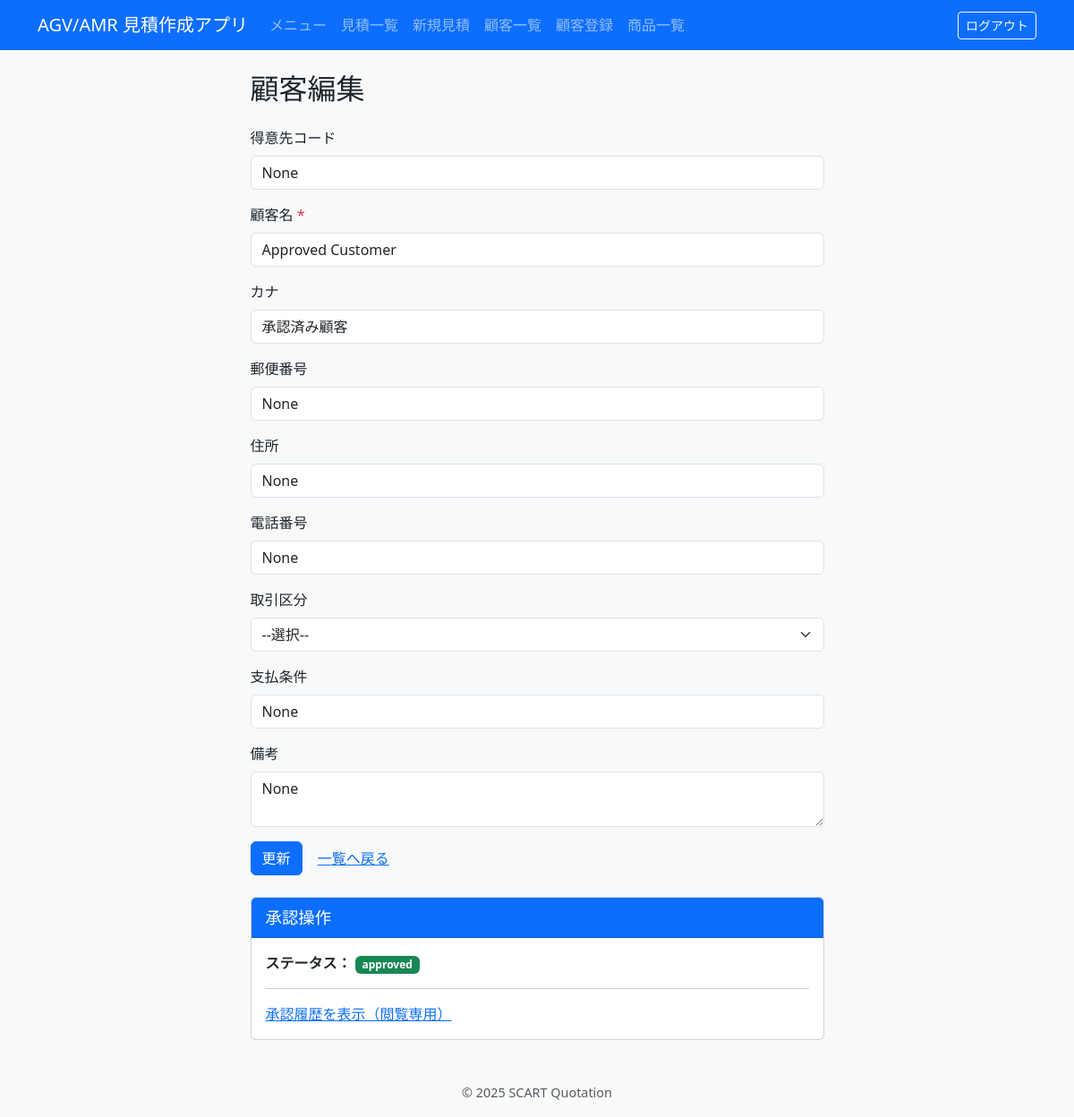
Page /customers/1/edit (signed in) on the committed database.
### app/models/customer.py (models this page shows, shortened)
class Customer(db.Model):
    __tablename__ = 'customers'
    id = db.Column(db.Integer, primary_key=True)
    customer_code = db.Column(db.String(50))  # 得意先コード（自由入力）
    name = db.Column(db.String(255), unique=True, nullable=False)
    name_kana = db.Column(db.String(255))
    postal_code = db.Column(db.String(20))    # 郵便番号
    address = db.Column(db.String(255))
    phone = db.Column(db.String(50))
    transaction_type = db.Column(db.String(50))  # 取引区分（旧）
    payment_terms = db.Column(db.String(100))    # 支払条件（旧）
    transaction_type_id = db.Column(db.Integer, db.ForeignKey('transaction_types.id'), nullable=True)
    payment_term_id = db.Column(db.Integer, db.ForeignKey('payment_terms.id'), nullable=True)
    note = db.Column(db.Text)
    created_at = db.Column(db.DateTime, default=datetime.utcnow)
    updated_at = db.Column(db.DateTime, default=datetime.utcnow, onupdate=datetime.utcnow)
    contact_name = db.Column(db.String(255))
    email = db.Column(db.String(255))
    status = db.Column(db.String(20), nullable=False, default="approved")
    requested_by_user_id = db.Column(db.Integer, nullable=True)
    approved_by_user_id = db.Column(db.Integer, nullable=True)
    approved_at = db.Column(db.DateTime, nullable=True)
    rejected_at = db.Column(db.DateTime, nullable=True)
    approval_comment = db.Column(db.Text, nullable=True)
    quotations = relationship("Quotation", back_populates="customer")
    transaction_type_ref = relationship('TransactionType', back_populates='customers')
    payment_term_ref = relationship('PaymentTerm', back_populates='customers')

### app/routes/customer.py (the view, shortened to what this page needs)
@customer_bp.route('/customers/<int:customer_id>/edit', methods=['GET', 'POST'])
@login_required
def customer_edit(customer_id):
    customer = Customer.query.get_or_404(customer_id)
    is_admin = g.current_user and getattr(g.current_user, "role", None) == "admin"
    is_owner = customer.requested_by_user_id == getattr(g.current_user, "id", None)
    return render_template('customer_form.html', customer=customer, credit_rows=get_credit_rows(customer.id), is_admin=is_admin, current_user=g.current_user)

### app/routes/customer.py (called while the page is built)
def get_credit_rows(customer_id):
    credit_rows = list(CustomerCredit.query.filter_by(customer_id=customer_id).order_by(CustomerCredit.fiscal_year.desc()).limit(3))
    while len(credit_rows) < 3:
        credit_rows.append(None)
    credit_rows = sorted(credit_rows, key=lambda x: x.fiscal_year if x else 0, reverse=True)
    return credit_rows

### app/templates/customer_form.html (shortened to what this page needs)
{% extends "layout.html" %}
{% block content %}
<div class="row justify-content-center">
  <div class="col-md-8 col-lg-7">
    <h2 class="mb-4">{{ '顧客編集' if customer else '顧客新規登録' }}</h2>
    <form method="post" action="{{ url_for('customer.customer_new') if not customer else url_for('customer.customer_edit', customer_id=customer.id) }}">
      <div class="mb-3">
        <label for="customer_code" class="form-label">得意先コード</label>
        <input type="text" class="form-control" id="customer_code" name="customer_code" value="{{ customer.customer_code if customer else request.form.get('customer_code','') }}">
      </div>
      <div class="mb-3">
        <label for="name" class="form-label">顧客名 <span class="text-danger">*</span></label>
        <input type="text" class="form-control" id="name" name="name" required value="{{ customer.name if customer else request.form.get('name','') }}">
      </div>
      <div class="mb-3">
        <label for="name_kana" class="form-label">カナ</label>
        <input type="text" class="form-control" id="name_kana" name="name_kana" value="{{ customer.name_kana if customer else request.form.get('name_kana','') }}">
      </div>
      <div class="mb-3">
        <label for="postal_code" class="form-label">郵便番号</label>
        <input type="text" class="form-control" id="postal_code" name="postal_code" value="{{ customer.postal_code if customer else request.form.get('postal_code','') }}">
      </div>
      <div class="mb-3">
        <label for="address" class="form-label">住所</label>
        <input type="text" class="form-control" id="address" name="address" value="{{ customer.address if customer else request.form.get('address','') }}">
      </div>
      <div class="mb-3">
        <label for="phone" class="form-label">電話番号</label>
        <input type="text" class="form-control" id="phone" name="phone" value="{{ customer.phone if customer else request.form.get('phone','') }}">
      </div>
      <div class="mb-3">
        <label for="transaction_type" class="form-label">取引区分</label>
        <select class="form-select" id="transaction_type" name="transaction_type">
          {% set selected_type = customer.transaction_type if customer else request.form.get('transaction_type','') %}
          <option value="">--選択--</option>
        </select>
      </div>
      <div class="mb-3">
        <label for="payment_terms" class="form-label">支払条件</label>
        <input type="text" class="form-control" id="payment_terms" name="payment_terms" value="{{ customer.payment_terms if customer else request.form.get('payment_terms','') }}">
      </div>
      <div class="mb-3">
        <label for="note" class="form-label">備考</label>
        <textarea class="form-control" id="note" name="note" rows="2">{{ customer.note if customer else request.form.get('note','') }}</textarea>
      </div>
      <button type="submit" class="btn btn-primary">{{ '更新' if customer else '登録' }}</button>
      <a href="{{ url_for('customer.customer_list') }}" class="btn btn-link">一覧へ戻る</a>
    </form>
    {% if is_admin and customer %}
    <div class="card mt-4">
      <div class="card-header bg-warning text-dark">承認操作</div>
      <div class="card-body">
        <div class="mb-2">
          <span class="fw-bold">ステータス：</span>
          {% if customer.status == 'pending' %}
            <span class="badge bg-warning text-dark">pending</span>
          {% elif customer.status == 'rejected' %}
            <span class="badge bg-secondary">rejected</span>
          {% elif customer.status == 'approved' %}
            <span class="badge bg-success">approved</span>
          {% else %}
            <span class="text-muted">-</span>
          {% endif %}
        </div>
        <hr>
        <a href="{{ url_for('customer.customer_approval_history', customer_id=customer.id) }}">
          承認履歴を表示（閲覧専用）
        </a>
      </div>
    </div>
    {% endif %}
  </div>
</div>
{% endblock %}

### app/static/css/style.css (style rules this page uses)
body { font-family: system-ui, -apple-system, BlinkMacSystemFont, "Segoe UI", Roboto, "Helvetica Neue", Arial, sans-serif; background-color: #f8f9fa; }
.card-header { background-color: #0d6efd !important; color: #fff !important; font-weight: 500; font-size: 1.15rem; }

### rows in the picture
Customer: customer_code "None", name "Approved Customer", name_kana "承認済み顧客", postal_code "None", address "None", phone "None", payment_terms "None", note "None"

### other values in the picture
{{ '顧客編集' if customer else '顧客新規登録' }} "顧客編集"
{{ '更新' if customer else '登録' }} "更新"
